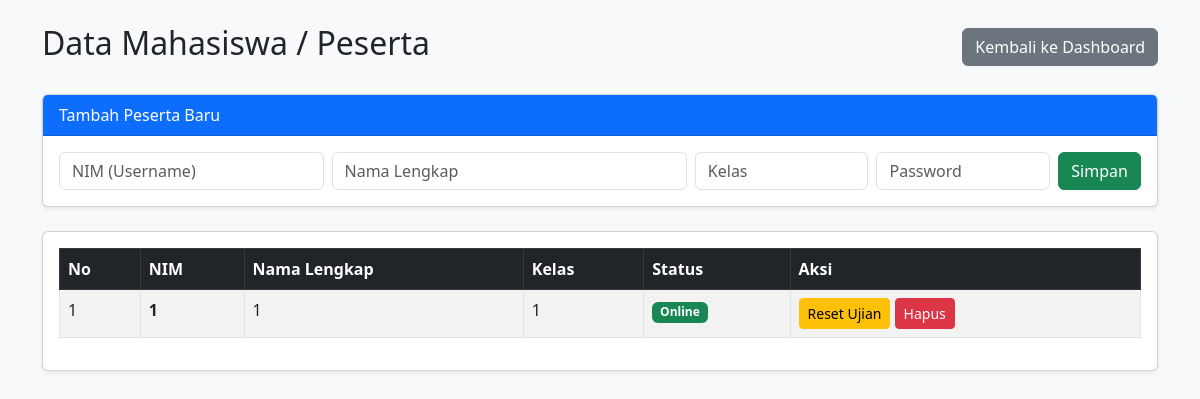
The page /manajemen_siswa.php (signed in) on the database its author committed.
### tables this page shows
CREATE TABLE IF NOT EXISTS `siswa` (
`id` int(11) NOT NULL,
  `nim` varchar(20) NOT NULL,
  `password` varchar(255) NOT NULL,
  `nama_lengkap` varchar(100) NOT NULL,
  `kelas` varchar(50) NOT NULL,
  `waktu_mulai_ujian` datetime DEFAULT NULL,
  `is_online` tinyint(1) DEFAULT '0',
  `last_ip` varchar(45) DEFAULT NULL,
  `created_at` timestamp NULL DEFAULT CURRENT_TIMESTAMP,
  `last_ping` timestamp NULL DEFAULT CURRENT_TIMESTAMP ON UPDATE CURRENT_TIMESTAMP
);

### manajemen_siswa.php (the view, shortened to what this page needs)
<?php
include 'koneksi.php';
?>
<!DOCTYPE html>
<html>
<head>
    <link href="https://cdn.jsdelivr.net/npm/bootstrap@5.3.0/dist/css/bootstrap.min.css" rel="stylesheet">
</head>
<body class="bg-light">
<div class="container mt-4">
    <div class="d-flex justify-content-between align-items-center mb-4">
        <h2>Data Mahasiswa / Peserta</h2>
        <a href="admin.php" class="btn btn-secondary">Kembali ke Dashboard</a>
    </div>
    <div class="card mb-4 shadow-sm">
        <div class="card-header bg-primary text-white">Tambah Peserta Baru</div>
        <div class="card-body">
            <form method="POST" class="row g-2">
                <div class="col-md-3">
                    <input type="text" name="nim" class="form-control" placeholder="NIM (Username)" required>
                </div>
                <div class="col-md-4">
                    <input type="text" name="nama" class="form-control" placeholder="Nama Lengkap" required>
                </div>
                <div class="col-md-2">
                    <input type="text" name="kelas" class="form-control" placeholder="Kelas" required>
                </div>
                <div class="col-md-2">
                    <input type="text" name="password" class="form-control" placeholder="Password" required>
                </div>
                <div class="col-md-1">
                    <button type="submit" name="tambah_siswa" class="btn btn-success w-100">Simpan</button>
                </div>
            </form>
        </div>
    </div>
    <div class="card shadow-sm">
        <div class="card-body">
            <table class="table table-bordered table-striped table-hover">
                <thead class="table-dark">
                    <tr>
                        <th>No</th>
                        <th>NIM</th>
                        <th>Nama Lengkap</th>
                        <th>Kelas</th>
                        <th>Status</th>
                        <th>Aksi</th>
                    </tr>
                </thead>
                <tbody>
                    <?php
                    $no = 1;
                    $sql = mysqli_query($conn, "SELECT * FROM siswa ORDER BY kelas ASC, nama_lengkap ASC");
                    while($row = mysqli_fetch_assoc($sql)):
                    ?>
                    <tr>
                        <td><?= $no++ ?></td>
                        <td><strong><?= $row['nim'] ?></strong></td>
                        <td><?= $row['nama_lengkap'] ?></td>
                        <td><?= $row['kelas'] ?></td>
                        <td>
                            <?php if($row['is_online'] == 1): ?>
                                <span class="badge bg-success">Online</span>
                            <?php elseif($row['waktu_mulai_ujian'] != NULL): ?>
                                <span class="badge bg-warning text-dark">Sedang Mengerjakan</span>
                            <?php else: ?>
                                <span class="badge bg-secondary">Belum Mulai</span>
                            <?php endif; ?>
                        </td>
                        <td>
                            <a href="manajemen_siswa.php?reset_ujian=<?= $row['id'] ?>"
                               class="btn btn-sm btn-warning"
                               onclick="return confirm('PERINGATAN: Jawaban siswa ini akan dihapus dan waktu di-reset. Lanjutkan?')">
                               Reset Ujian
                            </a>
                            <a href="manajemen_siswa.php?hapus=<?= $row['id'] ?>"
                               class="btn btn-sm btn-danger"
                               onclick="return confirm('Hapus siswa ini secara permanen?')">
                               Hapus
                            </a>
                        </td>
                    </tr>
                    <?php endwhile; ?>
                </tbody>
            </table>
        </div>
    </div>
</div>
</body>
</html>

### rows shown on the page
siswa: nim "1", nama_lengkap "1", kelas "1", is_online "Online"
